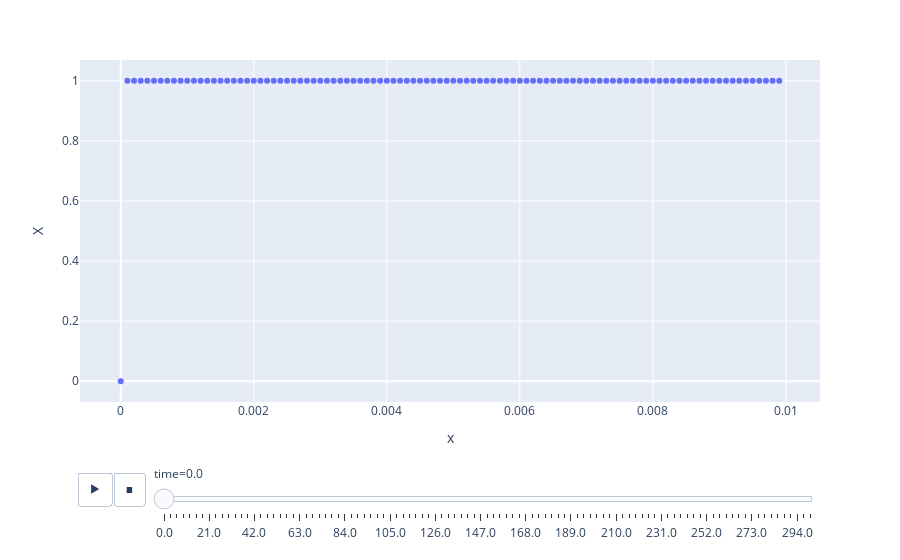

The notebook cell this image was saved under:
### Code cell
# def draw(df: pd.DataFrame):
px.scatter(df, x='x', y='X', animation_frame='time')

### Figure 1 — Plotly figure (JSON) as saved in the notebook; plotly's stock layout.template omitted (floating-point values rounded to 4 significant figures)
{"data": [{"hoverlabel": {"namelength": 0}, "hovertemplate": "time=0.0<br>x=%{x}<br>X=%{y}", "legendgroup": "", "marker": {"color": "#636efa", "symbol": "circle"}, "mode": "markers", "name": "", "showlegend": false, "type": "scatter", "x": [0, 0.0001, 0.0002, 0.0003, 0.0004, 0.0005, 0.0006, 0.0007, 0.0008, 0.0009, 0.001, 0.0011, 0.0012, 0.0013, 0.0014, 0.0015, 0.0016, 0.0017, 0.0018, 0.0019, 0.002, 0.0021, 0.0022, 0.0023, 0.0024, 0.0025, 0.0026, 0.0027, 0.0028, 0.0029, 0.003, 0.0031, 0.0032, 0.0033, 0.0034, 0.0035, 0.0036, 0.0037, 0.0038, 0.0039, 0.004, 0.0041, 0.0042, 0.0043, 0.0044, 0.0045, 0.0046, 0.0047, 0.0048, 0.0049, 0.005, 0.0051, 0.0052, 0.0053, 0.0054, 0.0055, 0.0056, 0.0057, 0.0058, 0.0059, 0.006, 0.0061, 0.0062, 0.0063, 0.0064, 0.0065, 0.0066, 0.0067, 0.0068, 0.0069, 0.007, 0.0071, 0.0072, 0.0073, 0.0074, 0.0075, 0.0076, 0.0077, 0.0078, 0.0079, 0.008, 0.0081, 0.0082, 0.0083, 0.0084, 0.0085, 0.0086, 0.0087, 0.0088, 0.0089, 0.009, 0.0091, 0.0092, 0.0093, 0.0094, 0.0095, 0.0096, 0.0097, 0.0098, 0.0099], "xaxis": "x", "y": [0, 1, 1, 1, 1, 1, 1, 1, 1, 1, 1, 1, 1, 1, 1, 1, 1, 1, 1, 1, 1, 1, 1, 1, 1, 1, 1, 1, 1, 1, 1, 1, 1, 1, 1, 1, 1, 1, 1, 1, 1, 1, 1, 1, 1, 1, 1, 1, 1, 1, 1, 1, 1, 1, 1, 1, 1, 1, 1, 1, 1, 1, 1, 1, 1, 1, 1, 1, 1, 1, 1, 1, 1, 1, 1, 1, 1, 1, 1, 1, 1, 1, 1, 1, 1, 1, 1, 1, 1, 1, 1, 1, 1, 1, 1, 1, 1, 1, 1, 1], "yaxis": "y"}], "layout": {"legend": {"tracegroupgap": 0}, "margin": {"t": 60}, "sliders": [{"active": 0, "currentvalue": {"prefix": "time="}, "len": 0.9, "pad": {"b": 10, "t": 60}, "steps": [{"args": [["0.0"], {"frame": {"duration": 0, "redraw": false}, "fromcurrent": true, "mode": "immediate", "transition": {"duration": 0, "easing": "linear"}}], "label": "0.0", "method": "animate"}, {"args": [["3.0"], {"frame": {"duration": 0, "redraw": false}, "fromcurrent": true, "mode": "immediate", "transition": {"duration": 0, "easing": "linear"}}], "label": "3.0", "method": "animate"}, {"args": [["6.0"], {"frame": {"duration": 0, "redraw": false}, "fromcurrent": true, "mode": "immediate", "transition": {"duration": 0, "easing": "linear"}}], "label": "6.0", "method": "animate"}, {"args": [["9.0"], {"frame": {"duration": 0, "redraw": false}, "fromcurrent": true, "mode": "immediate", "transition": {"duration": 0, "easing": "linear"}}], "label": "9.0", "method": "animate"}, {"args": [["12.0"], {"frame": {"duration": 0, "redraw": false}, "fromcurrent": true, "mode": "immediate", "transition": {"duration": 0, "easing": "linear"}}], "label": "12.0", "method": "animate"}, {"args": [["15.0"], {"frame": {"duration": 0, "redraw": false}, "fromcurrent": true, "mode": "immediate", "transition": {"duration": 0, "easing": "linear"}}], "label": "15.0", "method": "animate"}, {"args": [["18.0"], {"frame": {"duration": 0, "redraw": false}, "fromcurrent": true, "mode": "immediate", "transition": {"duration": 0, "easing": "linear"}}], "label": "18.0", "method": "animate"}, {"args": [["21.0"], {"frame": {"duration": 0, "redraw": false}, "fromcurrent": true, "mode": "immediate", "transition": {"duration": 0, "easing": "linear"}}], "label": "21.0", "method": "animate"}, {"args": [["24.0"], {"frame": {"duration": 0, "redraw": false}, "fromcurrent": true, "mode": "immediate", "transition": {"duration": 0, "easing": "linear"}}], "label": "24.0", "method": "animate"}, {"args": [["27.0"], {"frame": {"duration": 0, "redraw": false}, "fromcurrent": true, "mode": "immediate", "transition": {"duration": 0, "easing": "linear"}}], "label": "27.0", "method": "animate"}, {"args": [["30.0"], {"frame": {"duration": 0, "redraw": false}, "fromcurrent": true, "mode": "immediate", "transition": {"duration": 0, "easing": "linear"}}], "label": "30.0", "method": "animate"}, {"args": [["33.0"], {"frame": {"duration": 0, "redraw": false}, "fromcurrent": true, "mode": "immediate", "transition": {"duration": 0, "easing": "linear"}}], "label": "33.0", "method": "animate"}, {"args": [["36.0"], {"frame": {"duration": 0, "redraw": false}, "fromcurrent": true, "mode": "immediate", "transition": {"duration": 0, "easing": "linear"}}], "label": "36.0", "method": "animate"}, {"args": [["39.0"], {"frame": {"duration": 0, "redraw": false}, "fromcurrent": true, "mode": "immediate", "transition": {"duration": 0, "easing": "linear"}}], "label": "39.0", "method": "animate"}, {"args": [["42.0"], {"frame": {"duration": 0, "redraw": false}, "fromcurrent": true, "mode": "immediate", "transition": {"duration": 0, "easing": "linear"}}], "label": "42.0", "method": "animate"}, {"args": [["45.0"], {"frame": {"duration": 0, "redraw": false}, "fromcurrent": true, "mode": "immediate", "transition": {"duration": 0, "easing": "linear"}}], "label": "45.0", "method": "animate"}, {"args": [["48.0"], {"frame": {"duration": 0, "redraw": false}, "fromcurrent": true, "mode": "immediate", "transition": {"duration": 0, "easing": "linear"}}], "label": "48.0", "method": "animate"}, {"args": [["51.0"], {"frame": {"duration": 0, "redraw": false}, "fromcurrent": true, "mode": "immediate", "transition": {"duration": 0, "easing": "linear"}}], "label": "51.0", "method": "animate"}, {"args": [["54.0"], {"frame": {"duration": 0, "redraw": false}, "fromcurrent": true, "mode": "immediate", "transition": {"duration": 0, "easing": "linear"}}], "label": "54.0", "method": "animate"}, {"args": [["57.0"], {"frame": {"duration": 0, "redraw": false}, "fromcurrent": true, "mode": "immediate", "transition": {"duration": 0, "easing": "linear"}}], "label": "57.0", "method": "animate"}, {"args": [["60.0"], {"frame": {"duration": 0, "redraw": false}, "fromcurrent": true, "mode": "immediate", "transition": {"duration": 0, "easing": "linear"}}], "label": "60.0", "method": "animate"}, {"args": [["63.0"], {"frame": {"duration": 0, "redraw": false}, "fromcurrent": true, "mode": "immediate", "transition": {"duration": 0, "easing": "linear"}}], "label": "63.0", "method": "animate"}, {"args": [["66.0"], {"frame": {"duration": 0, "redraw": false}, "fromcurrent": true, "mode": "immediate", "transition": {"duration": 0, "easing": "linear"}}], "label": "66.0", "method": "animate"}, {"args": [["69.0"], {"frame": {"duration": 0, "redraw": false}, "fromcurrent": true, "mode": "immediate", "transition": {"duration": 0, "easing": "linear"}}], "label": "69.0", "method": "animate"}, {"args": [["72.0"], {"frame": {"duration": 0, "redraw": false}, "fromcurrent": true, "mode": "immediate", "transition": {"duration": 0, "easing": "linear"}}], "label": "72.0", "method": "animate"}, {"args": [["75.0"], {"frame": {"duration": 0, "redraw": false}, "fromcurrent": true, "mode": "immediate", "transition": {"duration": 0, "easing": "linear"}}], "label": "75.0", "method": "animate"}, {"args": [["78.0"], {"frame": {"duration": 0, "redraw": false}, "fromcurrent": true, "mode": "immediate", "transition": {"duration": 0, "easing": "linear"}}], "label": "78.0", "method": "animate"}, {"args": [["81.0"], {"frame": {"duration": 0, "redraw": false}, "fromcurrent": true, "mode": "immediate", "transition": {"duration": 0, "easing": "linear"}}], "label": "81.0", "method": "animate"}, {"args": [["84.0"], {"frame": {"duration": 0, "redraw": false}, "fromcurrent": true, "mode": "immediate", "transition": {"duration": 0, "easing": "linear"}}], "label": "84.0", "method": "animate"}, {"args": [["87.0"], {"frame": {"duration": 0, "redraw": false}, "fromcurrent": true, "mode": "immediate", "transition": {"duration": 0, "easing": "linear"}}], "label": "87.0", "method": "animate"}, {"args": [["90.0"], {"frame": {"duration": 0, "redraw": false}, "fromcurrent": true, "mode": "immediate", "transition": {"duration": 0, "easing": "linear"}}], "label": "90.0", "method": "animate"}, {"args": [["93.0"], {"frame": {"duration": 0, "redraw": false}, "fromcurrent": true, "mode": "immediate", "transition": {"duration": 0, "easing": "linear"}}], "label": "93.0", "method": "animate"}, {"args": [["96.0"], {"frame": {"duration": 0, "redraw": false}, "fromcurrent": true, "mode": "immediate", "transition": {"duration": 0, "easing": "linear"}}], "label": "96.0", "method": "animate"}, {"args": [["99.0"], {"frame": {"duration": 0, "redraw": false}, "fromcurrent": true, "mode": "immediate", "transition": {"duration": 0, "easing": "linear"}}], "label": "99.0", "method": "animate"}, {"args": [["102.0"], {"frame": {"duration": 0, "redraw": false}, "fromcurrent": true, "mode": "immediate", "transition": {"duration": 0, "easing": "linear"}}], "label": "102.0", "method": "animate"}, {"args": [["105.0"], {"frame": {"duration": 0, "redraw": false}, "fromcurrent": true, "mode": "immediate", "transition": {"duration": 0, "easing": "linear"}}], "label": "105.0", "method": "animate"}, {"args": [["108.0"], {"frame": {"duration": 0, "redraw": false}, "fromcurrent": true, "mode": "immediate", "transition": {"duration": 0, "easing": "linear"}}], "label": "108.0", "method": "animate"}, {"args": [["111.0"], {"frame": {"duration": 0, "redraw": false}, "fromcurrent": true, "mode": "immediate", "transition": {"duration": 0, "easing": "linear"}}], "label": "111.0", "method": "animate"}, {"args": [["114.0"], {"frame": {"duration": 0, "redraw": false}, "fromcurrent": true, "mode": "immediate", "transition": {"duration": 0, "easing": "linear"}}], "label": "114.0", "method": "animate"}, {"args": [["117.0"], {"frame": {"duration": 0, "redraw": false}, "fromcurrent": true, "mode": "immediate", "transition": {"duration": 0, "easing": "linear"}}], "label": "117.0", "method": "animate"}, {"args": [["120.0"], {"frame": {"duration": 0, "redraw": false}, "fromcurrent": true, "mode": "immediate", "transition": {"duration": 0, "easing": "linear"}}], "label": "120.0", "method": "animate"}, {"args": [["123.0"], {"frame": {"duration": 0, "redraw": false}, "fromcurrent": true, "mode": "immediate", "transition": {"duration": 0, "easing": "linear"}}], "label": "123.0", "method": "animate"}, {"args": [["126.0"], {"frame": {"duration": 0, "redraw": false}, "fromcurrent": true, "mode": "immediate", "transition": {"duration": 0, "easing": "linear"}}], "label": "126.0", "method": "animate"}, {"args": [["129.0"], {"frame": {"duration": 0, "redraw": false}, "fromcurrent": true, "mode": "immediate", "transition": {"duration": 0, "easing": "linear"}}], "label": "129.0", "method": "animate"}, {"args": [["132.0"], {"frame": {"duration": 0, "redraw": false}, "fromcurrent": true, "mode": "immediate", "transition": {"duration": 0, "easing": "linear"}}], "label": "132.0", "method": "animate"}, {"args": [["135.0"], {"frame": {"duration": 0, "redraw": false}, "fromcurrent": true, "mode": "immediate", "transition": {"duration": 0, "easing": "linear"}}], "label": "135.0", "method": "animate"}, {"args": [["138.0"], {"frame": {"duration": 0, "redraw": false}, "fromcurrent": true, "mode": "immediate", "transition": {"duration": 0, "easing": "linear"}}], "label": "138.0", "method": "animate"}, {"args": [["141.0"], {"frame": {"duration": 0, "redraw": false}, "fromcurrent": true, "mode": "immediate", "transition": {"duration": 0, "easing": "linear"}}], "label": "141.0", "method": "animate"}, {"args": [["144.0"], {"frame": {"duration": 0, "redraw": false}, "fromcurrent": true, "mode": "immediate", "transition": {"duration": 0, "easing": "linear"}}], "label": "144.0", "method": "animate"}, {"args": [["147.0"], {"frame": {"duration": 0, "redraw": false}, "fromcurrent": true, "mode": "immediate", "transition": {"duration": 0, "easing": "linear"}}], "label": "147.0", "method": "animate"}, {"args": [["150.0"], {"frame": {"duration": 0, "redraw": false}, "fromcurrent": true, "mode": "immediate", "transition": {"duration": 0, "easing": "linear"}}], "label": "150.0", "method": "animate"}, {"args": [["153.0"], {"frame": {"duration": 0, "redraw": false}, "fromcurrent": true, "mode": "immediate", "transition": {"duration": 0, "easing": "linear"}}], "label": "153.0", "method": "animate"}, {"args": [["156.0"], {"frame": {"duration": 0, "redraw": false}, "fromcurrent": true, "mode": "immediate", "transition": {"duration": 0, "easing": "linear"}}], "label": "156.0", "method": "animate"}, {"args": [["159.0"], {"frame": {"duration": 0, "redraw": false}, "fromcurrent": true, "mode": "immediate", "transition": {"duration": 0, "easing": "linear"}}], "label": "159.0", "method": "animate"}, {"args": [["162.0"], {"frame": {"duration": 0, "redraw": false}, "fromcurrent": true, "mode": "immediate", "transition": {"duration": 0, "easing": "linear"}}], "label": "162.0", "method": "animate"}, {"args": [["165.0"], {"frame": {"duration": 0, "redraw": false}, "fromcurrent": true, "mode": "immediate", "transition": {"duration": 0, "easing": "linear"}}], "label": "165.0", "method": "animate"}, {"args": [["168.0"], {"frame": {"duration": 0, "redraw": false}, "fromcurrent": true, "mode": "immediate", "transition": {"duration": 0, "easing": "linear"}}], "label": "168.0", "method": "animate"}, {"args": [["171.0"], {"frame": {"duration": 0, "redraw": false}, "fromcurrent": true, "mode": "immediate", "transition": {"duration": 0, "easing": "linear"}}], "label": "171.0", "method": "animate"}, {"args": [["174.0"], {"frame": {"duration": 0, "redraw": false}, "fromcurrent": true, "mode": "immediate", "transition": {"duration": 0, "easing": "linear"}}], "label": "174.0", "method": "animate"}, {"args": [["177.0"], {"frame": {"duration": 0, "redraw": false}, "fromcurrent": true, "mode": "immediate", "transition": {"duration": 0, "easing": "linear"}}], "label": "177.0", "method": "animate"}, {"args": [["180.0"], {"frame": {"duration": 0, "redraw": false}, "fromcurrent": true, "mode": "immediate", "transition": {"duration": 0, "easing": "linear"}}], "label": "180.0", "method": "animate"}, {"args": [["183.0"], {"frame": {"duration": 0, "redraw": false}, "fromcurrent": true, "mode": "immediate", "transition": {"duration": 0, "easing": "linear"}}], "label": "183.0", "method": "animate"}, {"args": [["186.0"], {"frame": {"duration": 0, "redraw": false}, "fromcurrent": true, "mode": "immediate", "transition": {"duration": 0, "easing": "linear"}}], "label": "186.0", "method": "animate"}, {"args": [["189.0"], {"frame": {"duration": 0, "redraw": false}, "fromcurrent": true, "mode": "immediate", "transition": {"duration": 0, "easing": "linear"}}], "label": "189.0", "method": "animate"}, {"args": [["192.0"], {"frame": {"duration": 0, "redraw": false}, "fromcurrent": true, "mode": "immediate", "transition": {"duration": 0, "easing": "linear"}}], "label": "192.0", "method": "animate"}, {"args": [["195.0"], {"frame": {"duration": 0, "redraw": false}, "fromcurrent": true, "mode": "immediate", "transition": {"duration": 0, "easing": "linear"}}], "label": "195.0", "method": "animate"}, {"args": [["198.0"], {"frame": {"duration": 0, "redraw": false}, "fromcurrent": true, "mode": "immediate", "transition": {"duration": 0, "easing": "linear"}}], "label": "198.0", "method": "animate"}, {"args": [["201.0"], {"frame": {"duration": 0, "redraw": false}, "fromcurrent": true, "mode": "immediate", "transition": {"duration": 0, "easing": "linear"}}], "label": "201.0", "method": "animate"}, {"args": [["204.0"], {"frame": {"duration": 0, "redraw": false}, "fromcurrent": true, "mode": "immediate", "transition": {"duration": 0, "easing": "linear"}}], "label": "204.0", "method": "animate"}, {"args": [["207.0"], {"frame": {"duration": 0, "redraw": false}, "fromcurrent": true, "mode": "immediate", "transition": {"duration": 0, "easing": "linear"}}], "label": "207.0", "method": "animate"}, {"args": [["210.0"], {"frame": {"duration": 0, "redraw": false}, "fromcurrent": true, "mode": "immediate", "transition": {"duration": 0, "easing": "linear"}}], "label": "210.0", "method": "animate"}, {"args": [["213.0"], {"frame": {"duration": 0, "redraw": false}, "fromcurrent": true, "mode": "immediate", "transition": {"duration": 0, "easing": "linear"}}], "label": "213.0", "method": "animate"}, {"args": [["216.0"], {"frame": {"duration": 0, "redraw": false}, "fromcurrent": true, "mode": "immediate", "transition": {"duration": 0, "easing": "linear"}}], "label": "216.0", "method": "animate"}, {"args": [["219.0"], {"frame": {"duration": 0, "redraw": false}, "fromcurrent": true, "mode": "immediate", "transition": {"duration": 0, "easing": "linear"}}], "label": "219.0", "method": "animate"}, {"args": [["222.0"], {"frame": {"duration": 0, "redraw": false}, "fromcurrent": true, "mode": "immediate", "transition": {"duration": 0, "easing": "linear"}}], "label": "222.0", "method": "animate"}, {"args": [["225.0"], {"frame": {"duration": 0, "redraw": false}, "fromcurrent": true, "mode": "immediate", "transition": {"duration": 0, "easing": "linear"}}], "label": "225.0", "method": "animate"}, {"args": [["228.0"], {"frame": {"duration": 0, "redraw": false}, "fromcurrent": true, "mode": "immediate", "transition": {"duration": 0, "easing": "linear"}}], "label": "228.0", "method": "animate"}, {"args": [["231.0"], {"frame": {"duration": 0, "redraw": false}, "fromcurrent": true, "mode": "immediate", "transition": {"duration": 0, "easing": "linear"}}], "label": "231.0", "method": "animate"}, {"args": [["234.0"], {"frame": {"duration": 0, "redraw": false}, "fromcurrent": true, "mode": "immediate", "transition": {"duration": 0, "easing": "linear"}}], "label": "234.0", "method": "animate"}, {"args": [["237.0"], {"frame": {"duration": 0, "redraw": false}, "fromcurrent": true, "mode": "immediate", "transition": {"duration": 0, "easing": "linear"}}], "label": "237.0", "method": "animate"}, {"args": [["240.0"], {"frame": {"duration": 0, "redraw": false}, "fromcurrent": true, "mode": "immediate", "transition": {"duration": 0, "easing": "linear"}}], "label": "240.0", "method": "animate"}, {"args": [["243.0"], {"frame": {"duration": 0, "redraw": false}, "fromcurrent": true, "mode": "immediate", "transition": {"duration": 0, "easing": "linear"}}], "label": "243.0", "method": "animate"}, {"args": [["246.0"], {"frame": {"duration": 0, "redraw": false}, "fromcurrent": true, "mode": "immediate", "transition": {"duration": 0, "easing": "linear"}}], "label": "246.0", "method": "animate"}, {"args": [["249.0"], {"frame": {"duration": 0, "redraw": false}, "fromcurrent": true, "mode": "immediate", "transition": {"duration": 0, "easing": "linear"}}], "label": "249.0", "method": "animate"}, {"args": [["252.0"], {"frame": {"duration": 0, "redraw": false}, "fromcurrent": true, "mode": "immediate", "transition": {"duration": 0, "easing": "linear"}}], "label": "252.0", "method": "animate"}, {"args": [["255.0"], {"frame": {"duration": 0, "redraw": false}, "fromcurrent": true, "mode": "immediate", "transition": {"duration": 0, "easing": "linear"}}], "label": "255.0", "method": "animate"}, {"args": [["258.0"], {"frame": {"duration": 0, "redraw": false}, "fromcurrent": true, "mode": "immediate", "transition": {"duration": 0, "easing": "linear"}}], "label": "258.0", "method": "animate"}, {"args": [["261.0"], {"frame": {"duration": 0, "redraw": false}, "fromcurrent": true, "mode": "immediate", "transition": {"duration": 0, "easing": "linear"}}], "label": "261.0", "method": "animate"}, {"args": [["264.0"], {"frame": {"duration": 0, "redraw": false}, "fromcurrent": true, "mode": "immediate", "transition": {"duration": 0, "easing": "linear"}}], "label": "264.0", "method": "animate"}, {"args": [["267.0"], {"frame": {"duration": 0, "redraw": false}, "fromcurrent": true, "mode": "immediate", "transition": {"duration": 0, "easing": "linear"}}], "label": "267.0", "method": "animate"}, {"args": [["270.0"], {"frame": {"duration": 0, "redraw": false}, "fromcurrent": true, "mode": "immediate", "transition": {"duration": 0, "easing": "linear"}}], "label": "270.0", "method": "animate"}, {"args": [["273.0"], {"frame": {"duration": 0, "redraw": false}, "fromcurrent": true, "mode": "immediate", "transition": {"duration": 0, "easing": "linear"}}], "label": "273.0", "method": "animate"}, {"args": [["276.0"], {"frame": {"duration": 0, "redraw": false}, "fromcurrent": true, "mode": "immediate", "transition": {"duration": 0, "easing": "linear"}}], "label": "276.0", "method": "animate"}, {"args": [["279.0"], {"frame": {"duration": 0, "redraw": false}, "fromcurrent": true, "mode": "immediate", "transition": {"duration": 0, "easing": "linear"}}], "label": "279.0", "method": "animate"}, {"args": [["282.0"], {"frame": {"duration": 0, "redraw": false}, "fromcurrent": true, "mode": "immediate", "transition": {"duration": 0, "easing": "linear"}}], "label": "282.0", "method": "animate"}, {"args": [["285.0"], {"frame": {"duration": 0, "redraw": false}, "fromcurrent": true, "mode": "immediate", "transition": {"duration": 0, "easing": "linear"}}], "label": "285.0", "method": "animate"}, {"args": [["288.0"], {"frame": {"duration": 0, "redraw": false}, "fromcurrent": true, "mode": "immediate", "transition": {"duration": 0, "easing": "linear"}}], "label": "288.0", "method": "animate"}, {"args": [["291.0"], {"frame": {"duration": 0, "redraw": false}, "fromcurrent": true, "mode": "immediate", "transition": {"duration": 0, "easing": "linear"}}], "label": "291.0", "method": "animate"}, {"args": [["294.0"], {"frame": {"duration": 0, "redraw": false}, "fromcurrent": true, "mode": "immediate", "transition": {"duration": 0, "easing": "linear"}}], "label": "294.0", "method": "animate"}, {"args": [["297.0"], {"frame": {"duration": 0, "redraw": false}, "fromcurrent": true, "mode": "immediate", "transition": {"duration": 0, "easing": "linear"}}], "label": "297.0", "method": "animate"}, {"args": [["300.0"], {"frame": {"duration": 0, "redraw": false}, "fromcurrent": true, "mode": "immediate", "transition": {"duration": 0, "easing": "linear"}}], "label": "300.0", "method": "animate"}], "x": 0.1, "xanchor": "left", "y": 0, "yanchor": "top"}], "updatemenus": [{"buttons": [{"args": [null, {"frame": {"duration": 500, "redraw": false}, "fromcurrent": true, "mode": "immediate", "transition": {"duration": 500, "easing": "linear"}}], "label": "&#9654;", "method": "animate"}, {"args": [[null], {"frame": {"duration": 0, "redraw": false}, "fromcurrent": true, "mode": "immediate", "transition": {"duration": 0, "easing": "linear"}}], "label": "&#9724;", "method": "animate"}], "direction": "left", "pad": {"r": 10, "t": 70}, "showactive": false, "type": "buttons", "x": 0.1, "xanchor": "right", "y": 0, "yanchor": "top"}], "xaxis": {"anchor": "y", "domain": [0, 1], "title": {"text": "x"}}, "yaxis": {"anchor": "x", "domain": [0, 1], "title": {"text": "X"}}}}
